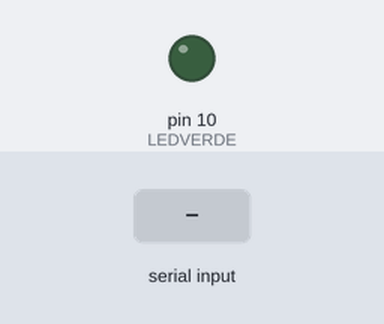
The sketch below on a simulated Arduino Uno, built with avr-gcc and run on an emulated ATmega328P. Shown: output pins drawn as LEDs (lit = HIGH). The inputs (shaded band) are chosen by the test bench.

Above: at 1.2 s.
1.3 s: "1" received over Serial
At 1.8 s:
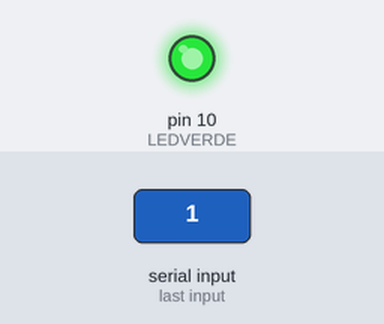
2.8 s: "0" received over Serial
At 4.2 s:
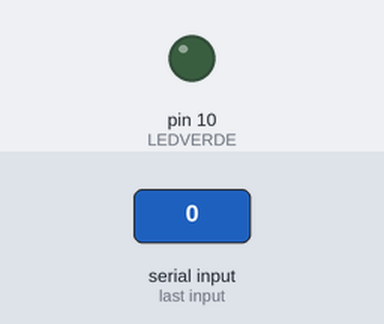
Timing chart, 0 to 5.8 s (numbered marks = the images above; inputs shaded):
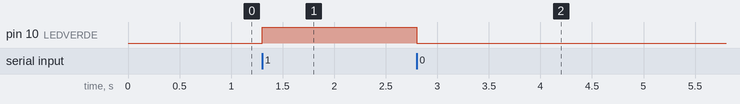

The sketch:

Teste_led.ino
```cpp
const int LEDVERDE = 10;

int byteEntrada = 0;

void setup(){
  Serial.begin(9600); // Abre a porta serial
  pinMode(LEDVERDE,OUTPUT);

  digitalWrite(LEDVERDE,LOW);
}

void loop(){
  if(Serial.available()>0){
    byteEntrada = Serial.read();
      if(byteEntrada == '0'){
        digitalWrite(LEDVERDE,LOW);
      }else if(byteEntrada == '1'){
        digitalWrite(LEDVERDE,HIGH);
      }
  }
}
```

Measured:
- after the input at 1.3 s, pin 10 (LEDVERDE): LOW → HIGH at once
- after the input at 2.8 s, pin 10 (LEDVERDE): HIGH → LOW at once
